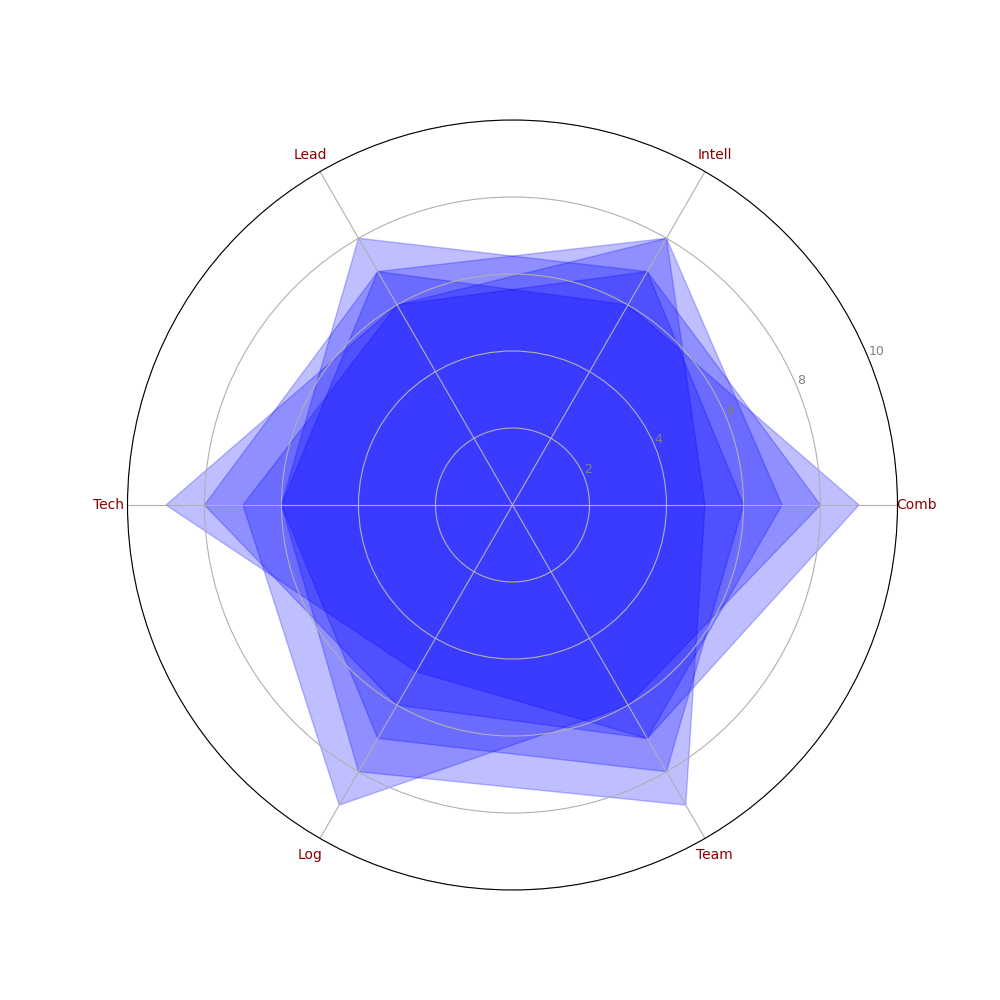

Source code (Python):
import matplotlib.pyplot as plt
import numpy as np

categories = ['Comb', 'Intell', 'Lead', 'Tech', 'Log', 'Team']
team_data = {
    'Alpha Sq': [7, 8, 6, 9, 5, 7],
    'Bravo Bd': [6, 7, 8, 6, 7, 8],
    'Charlie C': [9, 6, 7, 8, 6, 7],
    'Delta Div': [8, 7, 6, 7, 9, 6],
    'Echo U': [5, 8, 7, 6, 8, 9]
}

num_vars = len(categories)
angles = np.linspace(0, 2 * np.pi, num_vars, endpoint=False).tolist()
angles += angles[:1]

fig, ax = plt.subplots(figsize=(10, 10), subplot_kw=dict(polar=True))

# Apply a single color consistently across all data groups.
single_color = 'blue'

for team, values in team_data.items():
    values += values[:1]
    ax.fill(angles, values, color=single_color, alpha=0.25)

ax.set_ylim(0, 10)
ax.set_yticks([2, 4, 6, 8, 10])
ax.set_yticklabels(['2', '4', '6', '8', '10'], color='grey', size=9)
ax.set_xticks(angles[:-1])
ax.set_xticklabels(categories, size=10, color='darkred')

plt.show()
